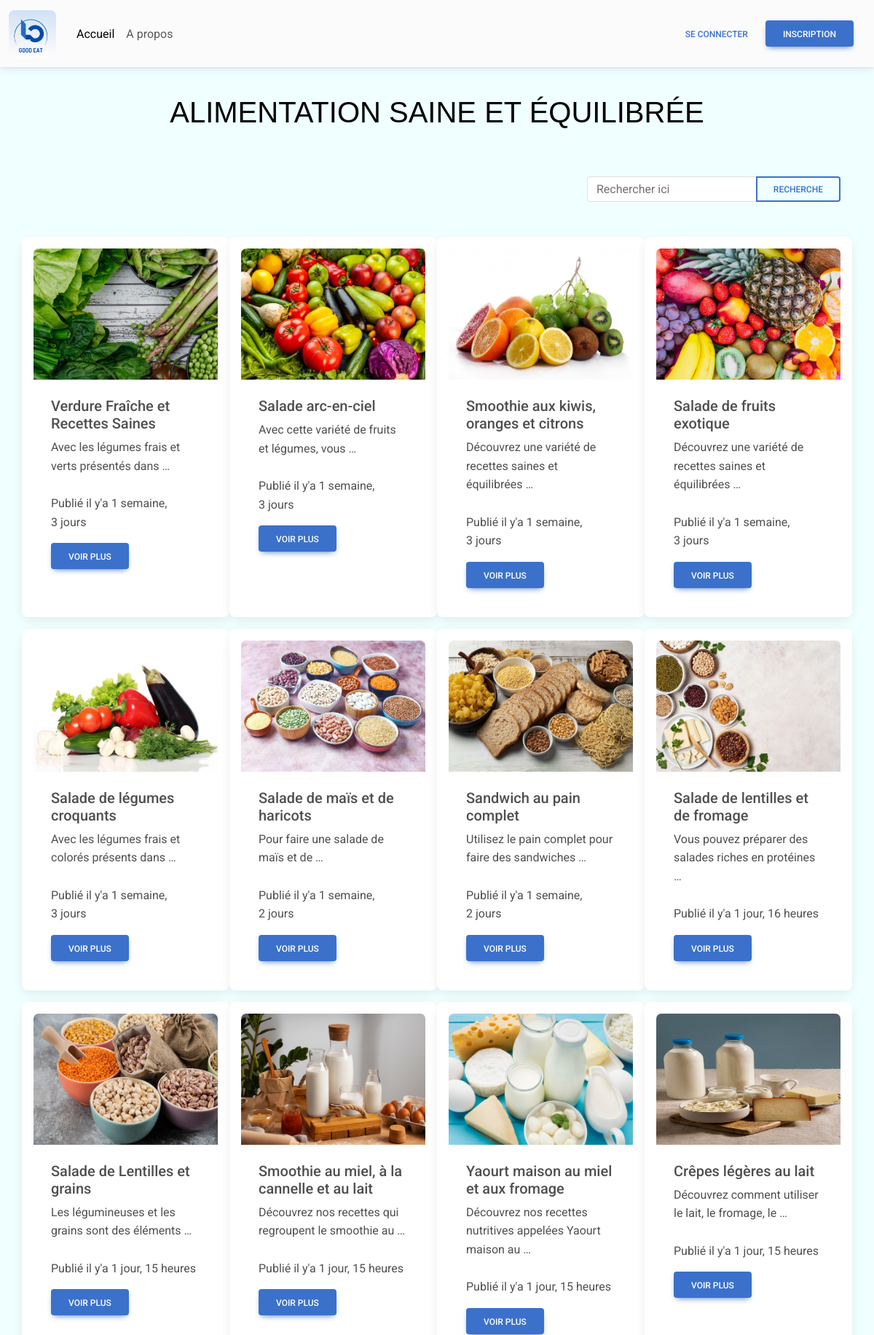
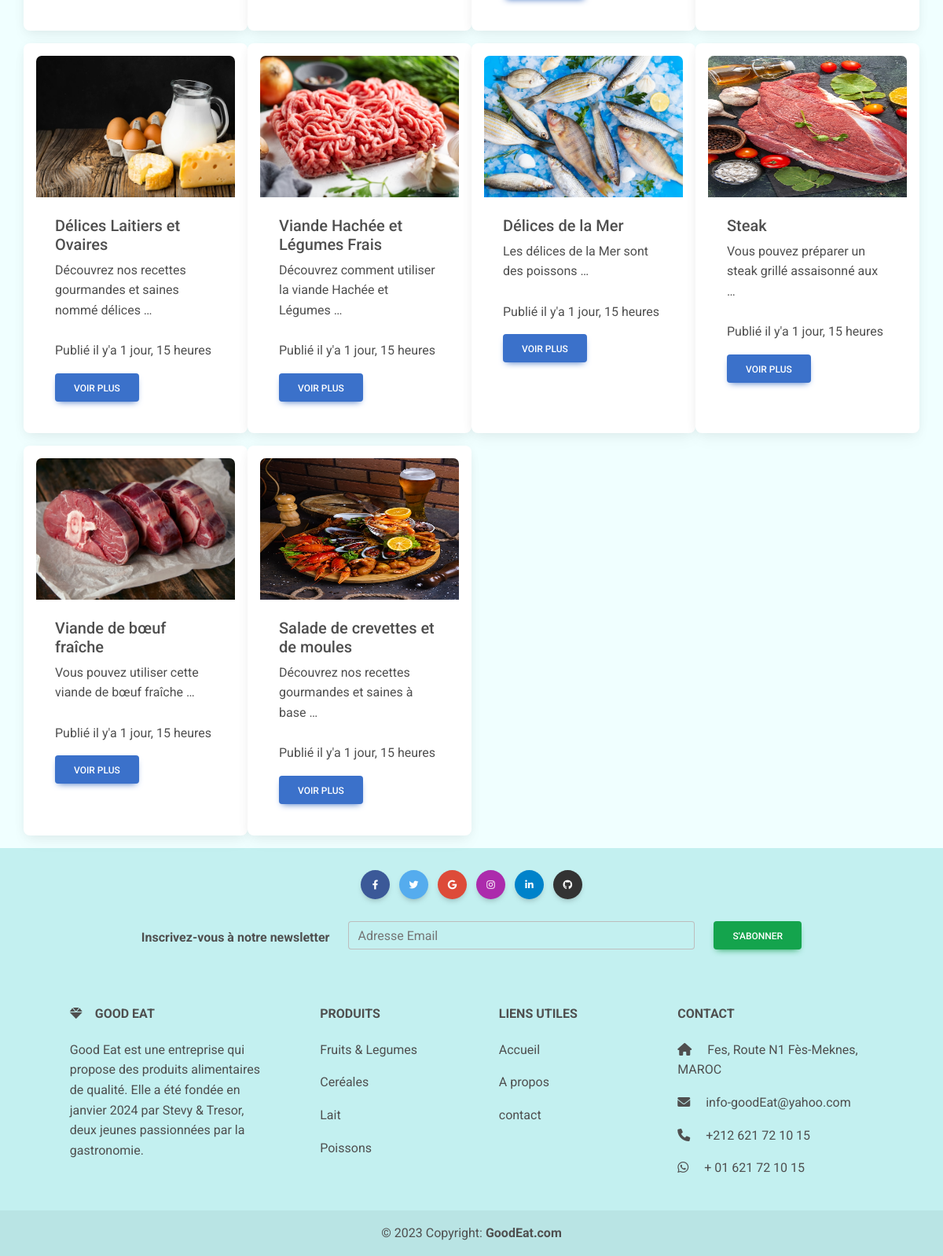
The page / on the database its author committed (2 pictures, top to bottom).
### my_blog/models.py (models this page shows)
class Produit(models.Model):
    title = models.CharField(max_length = 60)
    desc = models.TextField()
    category = models.ForeignKey(Category, on_delete=models.CASCADE,null=True)
    user = models.ForeignKey(User, on_delete=models.CASCADE)
    image = models.ImageField(upload_to = "", null=True,blank=True)
    created_add = models.DateTimeField(auto_now_add=True)
    update_add = models.DateTimeField(auto_now_add=True)
    def __str__(self):
        return self.title

### my_blog/views.py (the view)
# urls.py: path('', views.home, name='home'),
def home(resquest):
    list_produits = Produit.objects.all()
    context = {"liste_produits":list_produits}
    return render(resquest, 'index.html',context)

### my_blog/templates/index.html (shortened to what this page needs)
{% load static%}
<html>
    {% include "_head.html" %}
<body>
    {% include "headerConnexion.html" %}
<div id="titre">
  <h1 class="text-black my-5 text-center">Alimentation saine et équilibrée</h1>
</div>
<div class="container">
  <div class="row">
    <div class="mb-3 p-3 col-10 col-md-8 col-lg-4 col-xl-4"></div>
    <div class="mb-3 p-3 col-10 col-md-8 col-lg-4 col-xl-4"></div>
    <div class="mb-3 p-3 col-10 col-md-8 col-lg-4 col-xl-4">
      <form class="d-flex input-group w-auto" id="formDeRecherche" action="{% url "search" %}">
        <input
          type="search"
          class="form-control"
          placeholder="Rechercher ici"
          aria-label="Search"
          name="produit"
          id="barreDeRecherche"
        />
        <button
          data-mdb-ripple-init
          class="btn btn-outline-primary"
          type="button"
          data-mdb-ripple-color="dark"
          id="boutonRechercher"
        >
          Recherche
        </button>
      </form>
    </div>
  </div>
</div>
<div class="container">
  <div class="row">
    {% for produit in liste_produits %}
    <div class="card mb-3 p-3 col-12 col-md-6 col-lg-3 col-xl-3">
      <a href="{% url 'detail' produit.id %}">
        <img
          src="{{produit.image.url}}"
          class="card-img-top images"
          alt="Fissure in Sandstone"
          style="height: 180px"
        />
      </a>
      <div class="card-body">
        <h5 class="card-title">{{produit}}</h5>
        <p class="card-text">
          {{produit.desc | truncatewords:8}} <br /><br />
          Publié il y'a {{produit.created_add|timesince}}
        </p>
        <a
          href="{% url 'detail' produit.id %}"
          class="btn btn-primary"
          data-mdb-ripple-init
          >
          Voir plus
        </a >
      </div>
    </div>
    {% endfor %}
  </div>
</div>
{% include "_footer.html" %}
</body>
</html>

### my_blog/templates/_head.html (shortened to what this page needs)
{% load static %}
<head>
    <link rel="stylesheet" href="https://cdnjs.cloudflare.com/ajax/libs/font-awesome/6.0.0/css/all.min.css" />
    <link rel="stylesheet" href="{% static 'css/mdb.min.css' %}" />
    <link rel="stylesheet" href="{% static 'css/style.css' %}" />
    <link rel="stylesheet" href="{% static 'css/authen.css' %}" />
  </head>

### my_blog/templates/headerConnexion.html (shortened to what this page needs)
{% load static %}
<div id="navbar">
  <nav class="navbar navbar-expand-lg fixed-top navbar-light bg-body-tertiary">
    <div class="container-fluid">
      <a class="navbar-brand" href="{% url 'home' %}">
        <img src="{% static "img/GoodEat_Mylogo.png" %}" alt="Logo" id='logo'
        loading="lazy" />
      </a>
      <div class="collapse navbar-collapse" id="navbarTogglerDemo02">
        <ul class="navbar-nav me-auto mb-2 mb-lg-0">
          <li class="nav-item">
            <a
              class="nav-link active"
              aria-current="page"
              href="{% url 'home' %}"
              >Accueil</a
            >
          </li>
          <li class="nav-item">
            <a class="nav-link" href="{% url 'Apropos' %}">A propos</a>
          </li>
        </ul>
        {% if user.is_authenticated %}
        <p class='text-bg-body-secondary mt-3 me-5'>User connecté : <span class='text-success fw-bold'>{{ user.username }}</span></p>
        <a class="nav-link" href="{% url 'logout-blog' %}">
          <button
            data-mdb-ripple-init
            type="button"
            class="btn btn-link px-3 ms-3 me-2"
          >
            Se déconnecter
          </button>
        </a>
        {% else %}
        <div class="d-flex align-items-center">
          <a class="nav-link" href="{% url 'login-blog' %}">
            <button
              data-mdb-ripple-init
              type="button"
              class="btn btn-link px-3 ms-3 me-2"
            >
              Se connecter
            </button>
          </a>
          <a class="nav-link" href="{% url 'signup-blog' %}">
            <button
              data-mdb-ripple-init
              type="button"
              class="btn btn-primary me-3"
            >
              Inscription
            </button>
          </a>
        </div>
        {% endif %}
      </div>
    </div>
  </nav>
</div>

### my_blog/templates/_footer.html
{% load static %}
<footer class="text-center" id='footer'>
  <div class="container p-4">
    <section class="mb-4">
      <a
        data-mdb-ripple-init
        class="btn text-white btn-floating m-1"
        style="background-color: #3b5998"
        href="#!"
        role="button"
        ><i class="fab fa-facebook-f"></i
      ></a>
      <a
        data-mdb-ripple-init
        class="btn text-white btn-floating m-1"
        style="background-color: #55acee"
        href="#!"
        role="button"
        ><i class="fab fa-twitter"></i
      ></a>
      <a
        data-mdb-ripple-init
        class="btn text-white btn-floating m-1"
        style="background-color: #dd4b39"
        href="#!"
        role="button"
        ><i class="fab fa-google"></i
      ></a>
      <a
        data-mdb-ripple-init
        class="btn text-white btn-floating m-1"
        style="background-color: #ac2bac"
        href="#!"
        role="button"
        ><i class="fab fa-instagram"></i
      ></a>
      <a
        data-mdb-ripple-init
        class="btn text-white btn-floating m-1"
        style="background-color: #0082ca"
        href="#!"
        role="button"
        ><i class="fab fa-linkedin-in"></i
      ></a>
      <a
        data-mdb-ripple-init
        class="btn text-white btn-floating m-1"
        style="background-color: #333333"
        href="#!"
        role="button"
        ><i class="fab fa-github"></i
      ></a>
    </section>
    <section class="">
      <form action="">
        <div class="row d-flex justify-content-center">
          <div class="col-auto">
            <p class="pt-2">
              <strong>Inscrivez-vous à notre newsletter</strong>
            </p>
          </div>
          <div class="col-md-5 col-12">
            <div data-mdb-input-init class="form-outline mb-4">
              <input type="email" id="form5Example24" class="form-control" />
              <label class="form-label" for="form5Example24"
                > Adresse Email</label
              >
            </div>
          </div>
          <div class="col-auto">
            <button
              data-mdb-ripple-init
              type="submit"
              class="btn btn-outline mb-4 btn-success"
            >
            S'abonner
            </button>
          </div>
        </div>
      </form>
    </section>
    <section class="">
      <div class="container text-center text-md-start mt-5">
        <div class="row mt-3">
          <div class="col-md-3 col-lg-4 col-xl-3 mx-auto mb-4">
            <h6 class="text-uppercase fw-bold mb-4">
              <i class="fas fa-gem me-3"></i>GOOD EAT
            </h6>
            <p>
              Good Eat est une entreprise qui propose des produits alimentaires de qualité. Elle a été fondée en janvier 2024 par Stevy & Tresor, deux jeunes passionnées par la gastronomie.
            </p>
          </div>
          <div class="col-md-2 col-lg-2 col-xl-2 mx-auto mb-4">
            <h6 class="text-uppercase fw-bold mb-4">Produits</h6>
            <p>
              <a href="#!" class="text-reset">Fruits & Legumes</a>
            </p>
            <p>
              <a href="#!" class="text-reset">Ceréales</a>
            </p>
            <p>
              <a href="#!" class="text-reset">Lait</a>
            </p>
            <p>
              <a href="#!" class="text-reset">Poissons</a>
            </p>
          </div>
          <div class="col-md-3 col-lg-2 col-xl-2 mx-auto mb-4">
            <h6 class="text-uppercase fw-bold mb-4">Liens utiles</h6>
            <p>
              <a href="#!" class="text-reset">Accueil</a>
            </p>
            <p>
              <a href="#!" class="text-reset">A propos</a>
            </p>
            <p>
              <a href="#!" class="text-reset">contact</a>
            </p>
          </div>
          <div class="col-md-4 col-lg-3 col-xl-3 mx-auto mb-md-0 mb-4">
            <h6 class="text-uppercase fw-bold mb-4">Contact</h6>
            <p><i class="fas fa-home me-3"></i> Fes, Route N1 Fès-Meknes, MAROC</p>
            <p>
              <i class="fas fa-envelope me-3"></i>
              info-goodEat@yahoo.com
            </p>
            <p><i class="fas fa-phone me-3"></i> +212 621 72 10 15</p>
            <p><i class="fa-brands fa-whatsapp me-3"></i> + 01 621 72 10 15</p>
          </div>
        </div>
      </div>
    </section>
  </div>
  <div class="text-center p-3" style="background-color: rgba(0, 0, 0, 0.05)">
    © 2023 Copyright:
    <a class="text-reset fw-bold" href="#"
      >GoodEat.com</a
    >
  </div>
</footer>

### my_blog/static/css/style.css (style rules this page uses)
#navbar { margin-bottom: 130px; }
#logo { height: 65px; border-radius: 8px; }
#titre { font-family: 'Franklin Gothic Medium', 'Arial Narrow', Arial, sans-serif, Poppins; text-transform: uppercase; }
body { background-color: azure; }
#footer { background-color: rgb(195, 240, 240); }

### rows shown on the page
Produit: image (picture), title "Verdure Fraîche et Recettes Saines", desc "Avec les légumes frais et verts présentés dans …", created_add "1 semaine, 3 jours"
Produit: image (picture), title "Salade arc-en-ciel", desc "Avec cette variété de fruits et légumes, vous …", created_add "1 semaine, 3 jours"
Produit: image (picture), title "Smoothie aux kiwis, oranges et citrons", desc "Découvrez une variété de recettes saines et équilibrées …", created_add "1 semaine, 3 jours"
Produit: image (picture), title "Salade de fruits exotique", desc "Découvrez une variété de recettes saines et équilibrées …", created_add "1 semaine, 3 jours"
Produit: image (picture), title "Salade de légumes croquants", desc "Avec les légumes frais et colorés présents dans …", created_add "1 semaine, 3 jours"
Produit: image (picture), title "Salade de maïs et de haricots", desc "Pour faire une salade de maïs et de …", created_add "1 semaine, 2 jours"
Produit: image (picture), title "Sandwich au pain complet", desc "Utilisez le pain complet pour faire des sandwiches …", created_add "1 semaine, 2 jours"
Produit: image (picture), title "Salade de lentilles et de fromage", desc "Vous pouvez préparer des salades riches en protéines …", created_add "1 jour, 16 heures"
Produit: image (picture), title "Salade de Lentilles et grains", desc "Les légumineuses et les grains sont des éléments …", created_add "1 jour, 15 heures"
Produit: image (picture), title "Smoothie au miel, à la cannelle et au lait", desc "Découvrez nos recettes qui regroupent le smoothie au …", created_add "1 jour, 15 heures"
Produit: image (picture), title "Yaourt maison au miel et aux fromage", desc "Découvrez nos recettes nutritives appelées Yaourt maison au …", created_add "1 jour, 15 heures"
Produit: image (picture), title "Crêpes légères au lait", desc "Découvrez comment utiliser le lait, le fromage, le …", created_add "1 jour, 15 heures"
Produit: image (picture), title "Délices Laitiers et Ovaires", desc "Découvrez nos recettes gourmandes et saines nommé délices …", created_add "1 jour, 15 heures"
Produit: image (picture), title "Viande Hachée et Légumes Frais", desc "Découvrez comment utiliser la viande Hachée et Légumes …", created_add "1 jour, 15 heures"
Produit: image (picture), title "Délices de la Mer", desc "Les délices de la Mer sont des poissons …", created_add "1 jour, 15 heures"
Produit: image (picture), title "Steak", desc "Vous pouvez préparer un steak grillé assaisonné aux …", created_add "1 jour, 15 heures"
Produit: image (picture), title "Viande de bœuf fraîche", desc "Vous pouvez utiliser cette viande de bœuf fraîche …", created_add "1 jour, 15 heures"
Produit: image (picture), title "Salade de crevettes et de moules", desc "Découvrez nos recettes gourmandes et saines à base …", created_add "1 jour, 15 heures"
